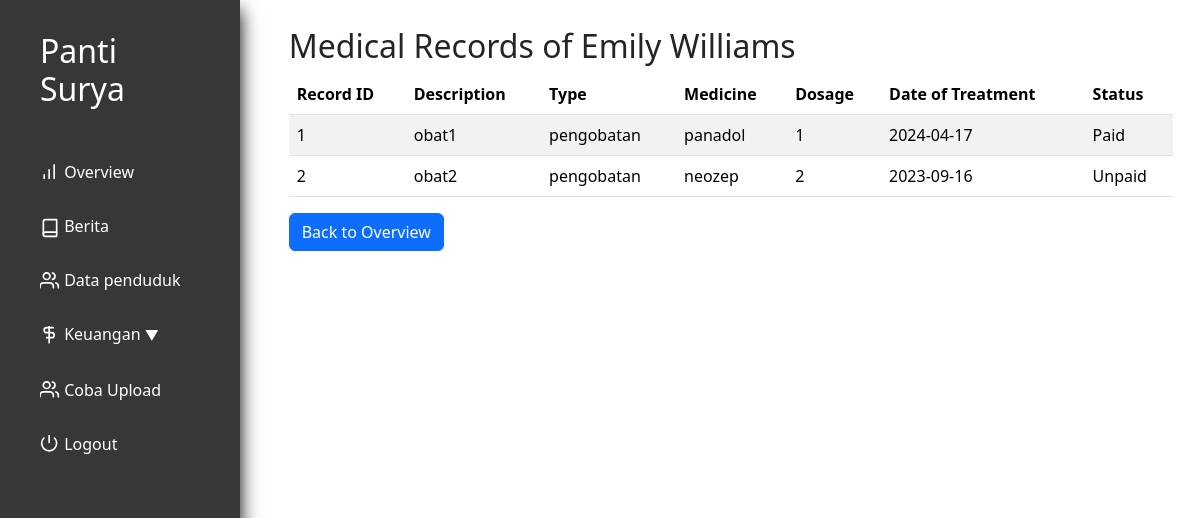
The page /laporanmedis.php?id=4 (signed in) on the database as committed earlier.
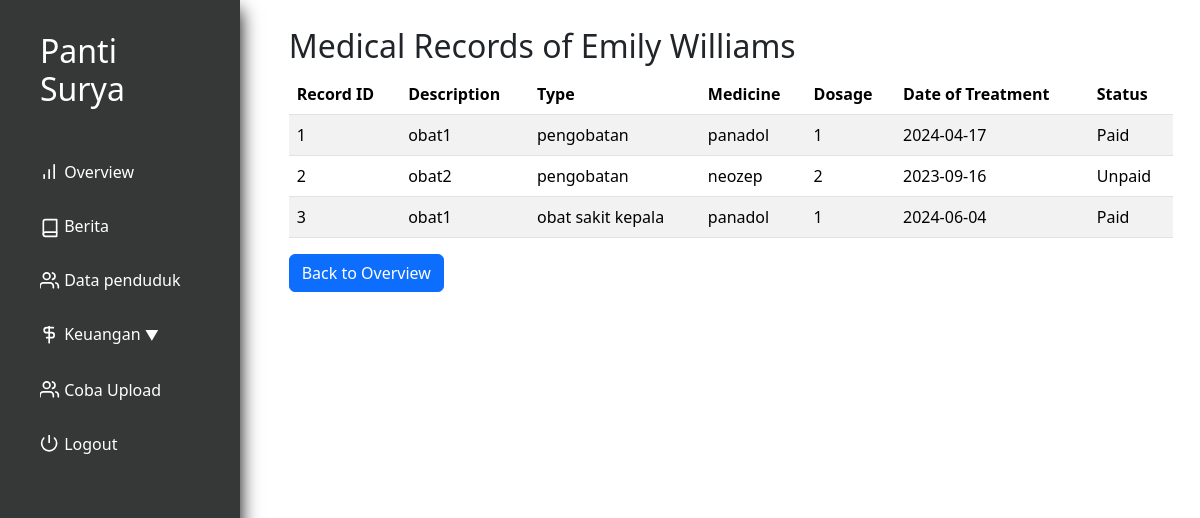
The same page on the database as committed later.
### tables this page shows
CREATE TABLE `penduduk` (
  `id` int(11) NOT NULL,
  `nama` varchar(250) NOT NULL,
  `alamat` varchar(100) NOT NULL,
  `tanggal_masuk` date DEFAULT NULL,
  `email` varchar(200) DEFAULT NULL,
  `notelp` varchar(15) NOT NULL,
  `keuangan_pondokkan` int(11) NOT NULL,
  `keuangan_tabungan` int(11) NOT NULL,
  `keuangan_obat` int(11) NOT NULL,
  `keuangan_total` int(11) NOT NULL,
  `profile_picture` varchar(100) NOT NULL,
  `KTP` longblob NOT NULL,
  `KK` longblob NOT NULL,
  `BPJS` longblob NOT NULL,
  `keuangan_deposit` int(11) NOT NULL
);

CREATE TABLE `rekam_medis` (
  `penduduk_id` int(11) NOT NULL,
  `pengobatan_id` int(11) NOT NULL,
  `deskripsi` varchar(300) NOT NULL,
  `jenis` varchar(100) NOT NULL,
  `obat` varchar(100) NOT NULL,
  `dosis` int(11) NOT NULL,
  `tagihan` int(15) NOT NULL,
  `tanggal_berobat` date NOT NULL,
  `sudah_bayar` tinyint(1) DEFAULT 0,
  `image_path` varchar(100) DEFAULT NULL,
  `input_date` date DEFAULT NULL
);

### utils.php (called while the page is built, shortened)
<?php
class myDB
{
    private $host = "localhost";
    private $username = "root";
    private $password = "";
    private $database = "pantisurya";
    private $db;
    function __construct()
    {
        if ($this->db == null) {
            try {
                $this->db = new PDO("mysql:host=$this->host;dbname=$this->database", $this->username, $this->password);
                $this->db->setAttribute(PDO::ATTR_ERRMODE, PDO::ERRMODE_EXCEPTION);
            } catch (PDOException $e) {
                echo "Connection failed: " . $e->getMessage();
            }
        }
    }
    public function prepare($query)
    {
        return $this->db->prepare($query);
    }
}

### laporanmedis.php (the view, shortened to what this page needs)
<?php
require "utils.php";
$db = new myDB();
if(isset($_GET['id'])) {
    $penduduk_id = $_GET['id'];
    $stmt_records = $db->prepare("SELECT * FROM rekam_medis WHERE penduduk_id = :penduduk_id");
    $stmt_records->execute(['penduduk_id' => $penduduk_id]);
    $records = $stmt_records->fetchAll(PDO::FETCH_ASSOC);
    $stmt_penduduk = $db->prepare("SELECT * FROM penduduk WHERE id = :penduduk_id");
    $stmt_penduduk->execute(['penduduk_id' => $penduduk_id]);
    $penduduk = $stmt_penduduk->fetch(PDO::FETCH_ASSOC);
} else {
    header("location:index.php");
    exit;
}
?>
<!DOCTYPE html>
<html lang="en">
<head>
    <?php include "layout/stylejquerynbs5.php" ?>
    <link rel="stylesheet" href="layout/indexstyle.css">
</head>
<body>
    <div class="app">
        <div class="dashboard">
            <?php include 'nav.php'?>
            <div class="main">
                <h2>Medical Records of <?php echo $penduduk['nama']; ?></h2>
                <div class="records-table">
                    <table class="table table-striped">
                        <thead>
                            <tr>
                                <th>Record ID</th>
                                <th>Description</th>
                                <th>Type</th>
                                <th>Medicine</th>
                                <th>Dosage</th>
                                <th>Date of Treatment</th>
                                <th>Status</th>
                            </tr>
                        </thead>
                        <tbody>
                            <?php foreach ($records as $record): ?>
                            <tr>
                                <td><?php echo $record['pengobatan_id']; ?></td>
                                <td><?php echo $record['deskripsi']; ?></td>
                                <td><?php echo $record['jenis']; ?></td>
                                <td><?php echo $record['obat']; ?></td>
                                <td><?php echo $record['dosis']; ?></td>
                                <td><?php echo $record['tanggal_berobat']; ?></td>
                                <td><?php echo $record['sudah_bayar'] == 0 ? 'Unpaid' : 'Paid'; ?></td>
                            </tr>
                            <?php endforeach; ?>
                        </tbody>
                    </table>
                </div>
                <a href="index.php" class="btn btn-primary">Back to Overview</a>
            </div>
        </div>
    </div>
</body>
</html>

### layout/stylejquerynbs5.php (shortened to what this page needs)
<link href="https://cdn.jsdelivr.net/npm/bootstrap@5.3.3/dist/css/bootstrap.min.css" rel="stylesheet">
<link rel="stylesheet" href="layout/indexstyle.css">

### nav.php (shortened to what this page needs)
<div class="holder flex-col">
    <div class="content flex-col">
        <div class="logo">
            <h2 style="color: white;">Panti Surya</h2>
        </div>
        <nav class="nav">
            <a type="button" href="index.php">
                Overview
            </a>
            <a type="button" href="databerita.php">
                Berita
            </a>
            <a type="button" href="penduduk.php">
                Data penduduk
            </a>
            <div class="dropdown">
                <a type="button" href="#" class="dropbtn" onclick="toggleSubMenu()">
                    Keuangan
                    <span style="font-size: 14px; vertical-align: middle;">&#9660;</span>
                </a>
            </div>
            <a type="button" href="cobaUpload.php">
                Coba Upload
            </a>
            <a type="button" onclick="return confirm('Yakin keluar?')" href="logout.php">
                <svg xmlns="http://www.w3.org/2000/svg" width="20" height="20" viewBox="3 3 20 24" fill="none" stroke="currentColor" stroke-width="2" stroke-linecap="round" stroke-linejoin="round" class="feather feather-power"><path d="M18.36 6.64a9 9 0 1 1-12.73 0"></path><line x1="12" y1="2" x2="12" y2="12"></line></svg> Logout
            </a>
        </nav>
    </div>
</div>
<div class="filler"></div>

### layout/indexstyle.css (style rules this page uses)
* { box-sizing: border-box; margin: 0; padding: 0; }
.dashboard { display: flex; flex-direction: row; gap: 1.7rem; }
.flex-col { display: flex; flex-direction: column; }
.holder { width: 20%; height: 100vh; box-shadow: 0 10px 18px rgba(0,0,0,1); position: fixed; padding: 0 1rem; background-color: #363737; }
.content { padding: 1rem 0.5rem; gap: 1rem; background-color: #363737; }
.logo { padding: 0 1rem; word-wrap: break-word; }
.nav { padding: 0.5rem; gap: 0.5rem; display: flex; flex-direction: column; justify-content: center; }
.nav a { display: block; padding: 0.5rem 0.5rem; border-radius: 10px; line-height: 30px; font-size: 16px; text-decoration: none; transition: all 0.5s ease; color: white; }
.main { width: 80%; min-height: 100vh; padding: 1.7rem; padding-bottom: 0; }
.filler { width: 20%; }
.content { display: flex; }
.logo h2 { margin-top: 1rem; margin-bottom: 1rem; }

Rows that differ between the two databases and show on the page:
added rekam_medis: pengobatan_id "3", deskripsi "obat1", jenis "obat sakit kepala", obat "panadol", dosis "1", tanggal_berobat "2024-06-04", sudah_bayar "Paid"
